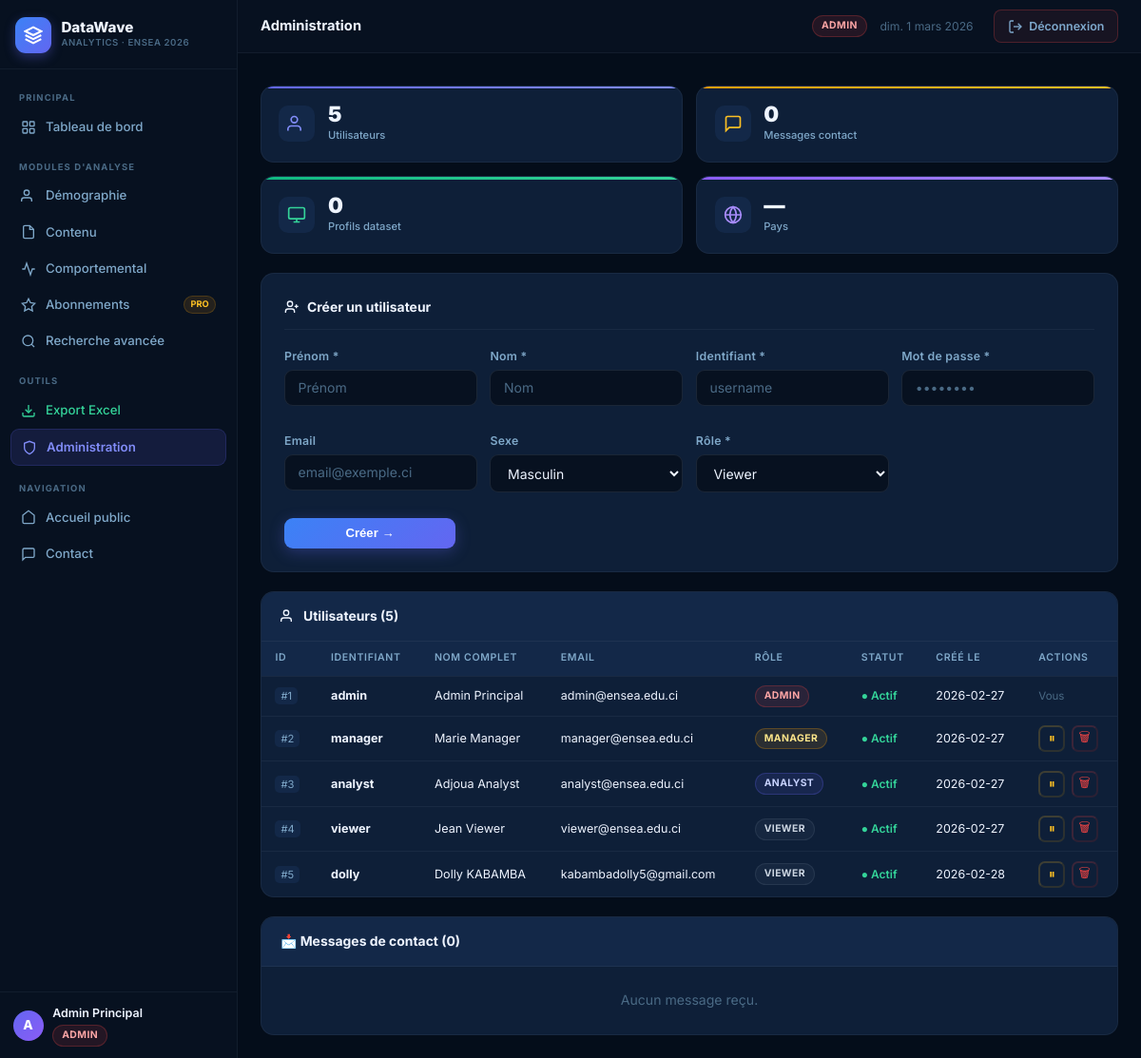
Screenshot of /admin-panel (signed in) with the database file from the repository.
### tables this page shows
CREATE TABLE users (
            id         INTEGER PRIMARY KEY AUTOINCREMENT,
            username   TEXT UNIQUE NOT NULL,
            password   TEXT NOT NULL,
            first_name TEXT DEFAULT '',
            last_name  TEXT DEFAULT '',
            email      TEXT DEFAULT '',
            gender     TEXT DEFAULT '',
            role       TEXT DEFAULT 'viewer',
            photo      TEXT DEFAULT 'default.png',
            is_active  INTEGER DEFAULT 1,
            created_at TIMESTAMP DEFAULT CURRENT_TIMESTAMP
        );

### app.py (the view)
@app.route('/admin-panel')
@login_required
def admin_panel():
    db = get_db()
    users    = db.execute('SELECT * FROM users ORDER BY id ASC').fetchall()
    contacts = db.execute('SELECT * FROM contacts ORDER BY created_at DESC LIMIT 50').fetchall()
    searches = db.execute('''SELECT sh.*, u.username FROM search_history sh
                             LEFT JOIN users u ON sh.user_id=u.id
                             ORDER BY sh.created_at DESC LIMIT 20''').fetchall()
    df = get_data()
    dstats = {}
    if not df.empty:
        dstats['total']    = len(df)
        dstats['countries']= df['country'].nunique()
        dstats['premium']  = int((df['subscription_status'] != 'Free').sum())
        dstats['themes']   = df['preferred_content_theme'].nunique()
    return render_template('admin.html', users=users, contacts=contacts, searches=searches, dstats=dstats)

### app.py (called while the page is built)
def get_db():
    if 'db' not in g:
        g.db = sqlite3.connect(DATABASE)
        g.db.row_factory = sqlite3.Row
    return g.db

def login_required(f):
    @wraps(f)
    def dec(*a, **kw):
        if 'user_id' not in session:
            flash('Veuillez vous connecter pour accéder à cette page.', 'warning')
            return redirect(url_for('login'))
        return f(*a, **kw)
    return dec

def get_data():
    global _df
    if _df is None:
        try:
            _df = pd.read_csv(DATA_FILE)
        except Exception as e:
            print(f"Data error: {e}")
            _df = pd.DataFrame()
    return _df

### templates/admin.html (shortened to what this page needs)
{% extends 'base.html' %}
{% block page_title %}Administration{% endblock %}
{% block content %}
<div class="kgrid kgrid-4" style="margin-bottom:1.25rem">
  <div class="kcard kc-indigo"><div class="kc-ico"><svg width="20" height="20" fill="none" stroke="currentColor" stroke-width="2" viewBox="0 0 24 24"><path d="M17 21v-2a4 4 0 0 0-4-4H5a4 4 0 0 0-4 4v2"/><circle cx="9" cy="7" r="4"/></svg></div><div><div class="kc-val">{{ users|length }}</div><div class="kc-lbl">Utilisateurs</div></div></div>
  <div class="kcard kc-amber"><div class="kc-ico"><svg width="20" height="20" fill="none" stroke="currentColor" stroke-width="2" viewBox="0 0 24 24"><path d="M21 15a2 2 0 0 1-2 2H7l-4 4V5a2 2 0 0 1 2-2h14a2 2 0 0 1 2 2z"/></svg></div><div><div class="kc-val">{{ contacts|length }}</div><div class="kc-lbl">Messages contact</div></div></div>
  <div class="kcard kc-green"><div class="kc-ico"><svg width="20" height="20" fill="none" stroke="currentColor" stroke-width="2" viewBox="0 0 24 24"><rect x="2" y="3" width="20" height="14" rx="2"/><line x1="8" y1="21" x2="16" y2="21"/><line x1="12" y1="17" x2="12" y2="21"/></svg></div><div><div class="kc-val">{{ "{:,}".format(dstats.get('total',0)).replace(',','&nbsp;')|safe }}</div><div class="kc-lbl">Profils dataset</div></div></div>
  <div class="kcard kc-purple"><div class="kc-ico"><svg width="20" height="20" fill="none" stroke="currentColor" stroke-width="2" viewBox="0 0 24 24"><circle cx="12" cy="12" r="10"/><line x1="2" y1="12" x2="22" y2="12"/><path d="M12 2a15.3 15.3 0 0 1 4 10 15.3 15.3 0 0 1-4 10 15.3 15.3 0 0 1-4-10 15.3 15.3 0 0 1 4-10z"/></svg></div><div><div class="kc-val">{{ dstats.get('countries','—') }}</div><div class="kc-lbl">Pays</div></div></div>
</div>
<div class="card-panel" style="margin-bottom:1.25rem">
  <div style="font-size:.87rem;font-weight:700;margin-bottom:1.1rem;padding-bottom:.75rem;border-bottom:1px solid var(--brd1);display:flex;align-items:center;gap:.5rem">
    <svg width="16" height="16" fill="none" stroke="currentColor" stroke-width="2" viewBox="0 0 24 24"><path d="M16 21v-2a4 4 0 0 0-4-4H6a4 4 0 0 0-4 4v2"/><circle cx="9" cy="7" r="4"/><line x1="19" y1="8" x2="19" y2="14"/><line x1="22" y1="11" x2="16" y2="11"/></svg>
    Créer un utilisateur
  </div>
  <form method="POST" action="{{ url_for('admin_create_user') }}">
    <div style="display:grid;grid-template-columns:repeat(4,1fr);gap:.85rem;margin-bottom:.85rem">
      <div class="field"><label>Prénom *</label><input type="text" name="first_name" required placeholder="Prénom" {{ 'disabled' if session.role != 'admin' else '' }}></div>
      <div class="field"><label>Nom *</label><input type="text" name="last_name" required placeholder="Nom" {{ 'disabled' if session.role != 'admin' else '' }}></div>
      <div class="field"><label>Identifiant *</label><input type="text" name="username" required placeholder="username" {{ 'disabled' if session.role != 'admin' else '' }}></div>
      <div class="field"><label>Mot de passe *</label><input type="password" name="password" required placeholder="••••••••" {{ 'disabled' if session.role != 'admin' else '' }}></div>
      <div class="field"><label>Email</label><input type="email" name="email" placeholder="email@exemple.ci" {{ 'disabled' if session.role != 'admin' else '' }}></div>
      <div class="field"><label>Sexe</label>
        <select name="gender" {{ 'disabled' if session.role != 'admin' else '' }}>
          <option value="M">Masculin</option><option value="F">Féminin</option><option value="A">Autre</option>
        </select>
      </div>
      <div class="field"><label>Rôle *</label>
        <select name="role" {{ 'disabled' if session.role != 'admin' else '' }}>
          <option value="viewer">Viewer</option><option value="analyst">Analyst</option><option value="manager">Manager</option><option value="admin">Admin</option>
        </select>
      </div>
    </div>
    {% if session.role == 'admin' %}<button type="submit" class="btn-submit" style="max-width:180px;font-size:.82rem;padding:.52rem 1rem">Créer →</button>{% endif %}
  </form>
</div>
<div class="card-panel" style="margin-bottom:1.25rem;padding:0;overflow:hidden">
  <div style="font-size:.87rem;font-weight:700;padding:.9rem 1.25rem;border-bottom:1px solid var(--brd1);background:var(--s2);display:flex;align-items:center;gap:.5rem">
    <svg width="16" height="16" fill="none" stroke="currentColor" stroke-width="2" viewBox="0 0 24 24"><path d="M17 21v-2a4 4 0 0 0-4-4H5a4 4 0 0 0-4 4v2"/><circle cx="9" cy="7" r="4"/></svg>
    Utilisateurs ({{ users|length }})
  </div>
  <div style="overflow-x:auto">
    <table class="data-table">
      <thead><tr><th>ID</th><th>Identifiant</th><th>Nom complet</th><th>Email</th><th>Rôle</th><th>Statut</th><th>Créé le</th><th>Actions</th></tr></thead>
      <tbody>
        {% for u in users %}
        <tr style="{{ 'opacity:.5' if not u['is_active'] else '' }}">
          <td><span style="background:var(--s2);padding:2px 6px;border-radius:5px;font-size:.7rem;color:var(--t2)">#{{ u['id'] }}</span></td>
          <td><strong>{{ u['username'] }}</strong></td>
          <td>{{ u['first_name'] }} {{ u['last_name'] }}</td>
          <td style="font-size:.78rem">{{ u['email'] or '—' }}</td>
          <td><span class="rtag rt-{{ u['role'] }}">{{ u['role'] }}</span></td>
          <td><span style="font-size:.75rem;font-weight:600;color:{{ '#34d399' if u['is_active'] else 'var(--t3)' }}">{{ '● Actif' if u['is_active'] else '● Inactif' }}</span></td>
          <td style="font-size:.78rem">{{ u['created_at'][:10] if u['created_at'] else '—' }}</td>
          <td>
            {% if u['id'] != session.user_id and session.role == 'admin' %}
            <div style="display:flex;gap:.4rem">
              <form method="POST" action="{{ url_for('admin_toggle_user', uid=u['id']) }}" style="display:inline">
                <button class="act-btn" title="{{ 'Désactiver' if u['is_active'] else 'Activer' }}" style="color:{{ '#fbbf24' if u['is_active'] else '#34d399' }};border-color:{{ 'rgba(251,191,36,.2)' if u['is_active'] else 'rgba(52,211,153,.2)' }}">{{ '⏸' if u['is_active'] else '▶' }}</button>
              </form>
              <form method="POST" action="{{ url_for('admin_delete_user', uid=u['id']) }}" style="display:inline" onsubmit="return confirm('Supprimer « {{ u['username'] }} » ?')">
                <button class="act-btn" style="color:var(--red);border-color:rgba(239,68,68,.2)" title="Supprimer">🗑</button>
              </form>
            </div>
            {% elif u['id'] == session.user_id %}
            <span style="font-size:.72rem;color:var(--t3)">Vous</span>
            {% endif %}
          </td>
        </tr>
        {% endfor %}
      </tbody>
    </table>
  </div>
</div>
<div class="card-panel" style="padding:0;overflow:hidden">
  <div style="font-size:.87rem;font-weight:700;padding:.9rem 1.25rem;border-bottom:1px solid var(--brd1);background:var(--s2)">📩 Messages de contact ({{ contacts|length }})</div>
  {% if contacts %}
  <div style="overflow-x:auto"><table class="data-table">
    <thead><tr><th>Lu</th><th>Nom</th><th>Email</th><th>Sujet</th><th>Message</th><th>Date</th><th></th></tr></thead>
    <tbody>
    {% for c in contacts %}
    <tr style="{{ 'font-weight:600' if not c['is_read'] else '' }}">
      <td>{{ '✓' if c['is_read'] else '🔵' }}</td>
      <td><strong>{{ c['name'] }}</strong></td>
      <td style="font-size:.78rem">{{ c['email'] }}</td>
      <td style="font-size:.78rem">{{ c['subject'] }}</td>
      <td style="font-size:.78rem;max-width:180px;overflow:hidden;text-overflow:ellipsis;white-space:nowrap">{{ c['message'][:70] }}{{ '…' if c['message']|length > 70 else '' }}</td>
      <td style="font-size:.77rem">{{ c['created_at'][:16] if c['created_at'] else '—' }}</td>
      <td>{% if not c['is_read'] %}<form method="POST" action="{{ url_for('admin_mark_read', cid=c['id']) }}" style="display:inline"><button class="act-btn" style="color:#34d399;border-color:rgba(52,211,153,.2)" title="Marquer lu">✓</button></form>{% endif %}</td>
    </tr>
    {% endfor %}
    </tbody>
  </table></div>
  {% else %}
  <div style="padding:1.5rem;text-align:center;color:var(--t3);font-size:.88rem">Aucun message reçu.</div>
  {% endif %}
</div>
{% endblock %}

### templates/base.html (shortened to what this page needs)
<!DOCTYPE html>
<html lang="fr">
<head>
  <link rel="stylesheet" href="{{ url_for('static', filename='css/style.css') }}">
</head>
<body class="{{ 'app-body' if session.user_id else 'pub-body' }}">
{% if session.user_id %}
<aside class="sidebar" id="sidebar">
  <div class="sb-brand">
    <div class="sb-logo"><svg width="20" height="20" fill="none" stroke="white" stroke-width="2.5" viewBox="0 0 24 24"><path d="M12 2L2 7l10 5 10-5-10-5z"/><path d="M2 17l10 5 10-5"/><path d="M2 12l10 5 10-5"/></svg></div>
    <div><div class="sb-name">DataWave</div><div class="sb-sub">Analytics · ENSEA 2026</div></div>
  </div>
  <nav class="sb-nav">
    <div class="sb-sec">PRINCIPAL</div>
    <a href="{{ url_for('dashboard') }}" class="sb-link {% if request.endpoint=='dashboard' %}active{% endif %}">
      <svg width="16" height="16" fill="none" stroke="currentColor" stroke-width="2" viewBox="0 0 24 24"><rect x="3" y="3" width="7" height="7" rx="1"/><rect x="14" y="3" width="7" height="7" rx="1"/><rect x="14" y="14" width="7" height="7" rx="1"/><rect x="3" y="14" width="7" height="7" rx="1"/></svg>
      Tableau de bord
    </a>
    <div class="sb-sec">MODULES D'ANALYSE</div>
    <a href="{{ url_for('analytics_demographic') }}" class="sb-link {% if request.endpoint=='analytics_demographic' %}active{% endif %}">
      <svg width="16" height="16" fill="none" stroke="currentColor" stroke-width="2" viewBox="0 0 24 24"><path d="M17 21v-2a4 4 0 0 0-4-4H5a4 4 0 0 0-4 4v2"/><circle cx="9" cy="7" r="4"/></svg>
      Démographie
    </a>
    <a href="{{ url_for('analytics_content') }}" class="sb-link {% if request.endpoint=='analytics_content' %}active{% endif %}">
      <svg width="16" height="16" fill="none" stroke="currentColor" stroke-width="2" viewBox="0 0 24 24"><path d="M14 2H6a2 2 0 0 0-2 2v16a2 2 0 0 0 2 2h12a2 2 0 0 0 2-2V8z"/><polyline points="14 2 14 8 20 8"/></svg>
      Contenu
    </a>
    <a href="{{ url_for('analytics_behavioral') }}" class="sb-link {% if request.endpoint=='analytics_behavioral' %}active{% endif %}">
      <svg width="16" height="16" fill="none" stroke="currentColor" stroke-width="2" viewBox="0 0 24 24"><polyline points="22 12 18 12 15 21 9 3 6 12 2 12"/></svg>
      Comportemental
    </a>
    <a href="{{ url_for('analytics_subscriptions') }}" class="sb-link {% if request.endpoint=='analytics_subscriptions' %}active{% endif %}">
      <svg width="16" height="16" fill="none" stroke="currentColor" stroke-width="2" viewBox="0 0 24 24"><polygon points="12 2 15.09 8.26 22 9.27 17 14.14 18.18 21.02 12 17.77 5.82 21.02 7 14.14 2 9.27 8.91 8.26 12 2"/></svg>
      Abonnements
      {% if session.role in ['admin','manager','analyst'] %}<span class="sb-pro">PRO</span>{% endif %}
    </a>
    <a href="{{ url_for('analytics_search') }}" class="sb-link {% if request.endpoint=='analytics_search' %}active{% endif %}">
      <svg width="16" height="16" fill="none" stroke="currentColor" stroke-width="2" viewBox="0 0 24 24"><circle cx="11" cy="11" r="8"/><line x1="21" y1="21" x2="16.65" y2="16.65"/></svg>
      Recherche avancée
    </a>
    <div class="sb-sec">OUTILS</div>
    {% if session.role in ['admin','manager'] %}
    <a href="{{ url_for('export_excel') }}" class="sb-link sb-link-green">
      <svg width="16" height="16" fill="none" stroke="currentColor" stroke-width="2" viewBox="0 0 24 24"><path d="M21 15v4a2 2 0 0 1-2 2H5a2 2 0 0 1-2-2v-4"/><polyline points="7 10 12 15 17 10"/><line x1="12" y1="15" x2="12" y2="3"/></svg>
      Export Excel
    </a>
    {% endif %}
    <a href="{{ url_for('admin_panel') }}" class="sb-link {% if request.endpoint=='admin_panel' %}active{% endif %}">
      <svg width="16" height="16" fill="none" stroke="currentColor" stroke-width="2" viewBox="0 0 24 24"><path d="M12 22s8-4 8-10V5l-8-3-8 3v7c0 6 8 10 8 10z"/></svg>
      Administration
    </a>
    <div class="sb-sec">NAVIGATION</div>
    <a href="{{ url_for('home') }}" class="sb-link">
      <svg width="16" height="16" fill="none" stroke="currentColor" stroke-width="2" viewBox="0 0 24 24"><path d="M3 9l9-7 9 7v11a2 2 0 0 1-2 2H5a2 2 0 0 1-2-2z"/></svg>
      Accueil public
    </a>
    <a href="{{ url_for('contact') }}" class="sb-link">
      <svg width="16" height="16" fill="none" stroke="currentColor" stroke-width="2" viewBox="0 0 24 24"><path d="M21 15a2 2 0 0 1-2 2H7l-4 4V5a2 2 0 0 1 2-2h14a2 2 0 0 1 2 2z"/></svg>
      Contact
    </a>
  </nav>
  <a href="{{ url_for('profile') }}" class="sb-user" style="text-decoration:none">
    <div class="sb-av">{{ (session.first_name or '?')[0]|upper }}</div>
    <div class="sb-uinfo">
      <div class="sb-uname">{{ session.first_name }} {{ session.last_name }}</div>
      <div class="rtag rt-{{ session.role }}">{{ session.role|upper }}</div>
    </div>
  </a>
</aside>
<div class="main-wrap">
  <header class="topbar">
    <span class="tb-title">{% block page_title %}DataWave Analytics{% endblock %}</span>
    <div class="tb-right">
      <span class="rtag rt-{{ session.role }}">{{ session.role|upper }}</span>
      <span class="tb-date" id="tb-date"></span>
      <a href="{{ url_for('logout') }}" class="tb-logout" title="Se déconnecter">
        <svg width="16" height="16" fill="none" stroke="currentColor" stroke-width="2" viewBox="0 0 24 24"><path d="M9 21H5a2 2 0 0 1-2-2V5a2 2 0 0 1 2-2h4"/><polyline points="16 17 21 12 16 7"/><line x1="21" y1="12" x2="9" y2="12"/></svg>
        Déconnexion
      </a>
    </div>
  </header>
  <div class="flash-bar">
  </div>
  <main class="page-content">
    {% block content %}{% endblock %}
  </main>
</div>
{% endif %}
</body>
</html>

### templates/base.html (style rules this page uses)
*,*::before,*::after { box-sizing:border-box;margin:0;padding:0 }
html { background:#040d1a }
body { font-family:"Segoe UI",-apple-system,BlinkMacSystemFont,Helvetica,Arial,system-ui,sans-serif;background:#040d1a;color:#eef4ff;min-height:100vh }

### rows the page displays
users: last_name "Principal", id "1", username "admin", first_name "Admin", email "admin@ensea.edu.ci", role "ADMIN", is_active "● Actif", created_at "2026-02-27", shows "Vous"
users: id "2", username "manager", first_name "Marie", last_name "Manager", email "manager@ensea.edu.ci", role "MANAGER", is_active "● Actif", created_at "2026-02-27", is_active "⏸"
users: id "3", username "analyst", first_name "Adjoua", last_name "Analyst", email "analyst@ensea.edu.ci", role "ANALYST", is_active "● Actif", created_at "2026-02-27", is_active "⏸"
users: id "4", username "viewer", first_name "Jean", last_name "Viewer", email "viewer@ensea.edu.ci", role "VIEWER", is_active "● Actif", created_at "2026-02-27", is_active "⏸"
users: id "5", username "dolly", first_name "Dolly", last_name "KABAMBA", email "kabambadolly5@gmail.com", role "VIEWER", is_active "● Actif", created_at "2026-02-28", is_active "⏸"

### other values shown
{{ (session.first_name or '?')[0]|upper }} "A"
{{ session.first_name }} "Admin"
{{ session.role|upper }} "ADMIN"
{{ users|length }} "5"
{{ contacts|length }} "0"
{{ "{:,}".format(dstats.get('total',0)).replace(',','&nbsp;')|safe }} "0"
{{ dstats.get('countries','—') }} "—"
